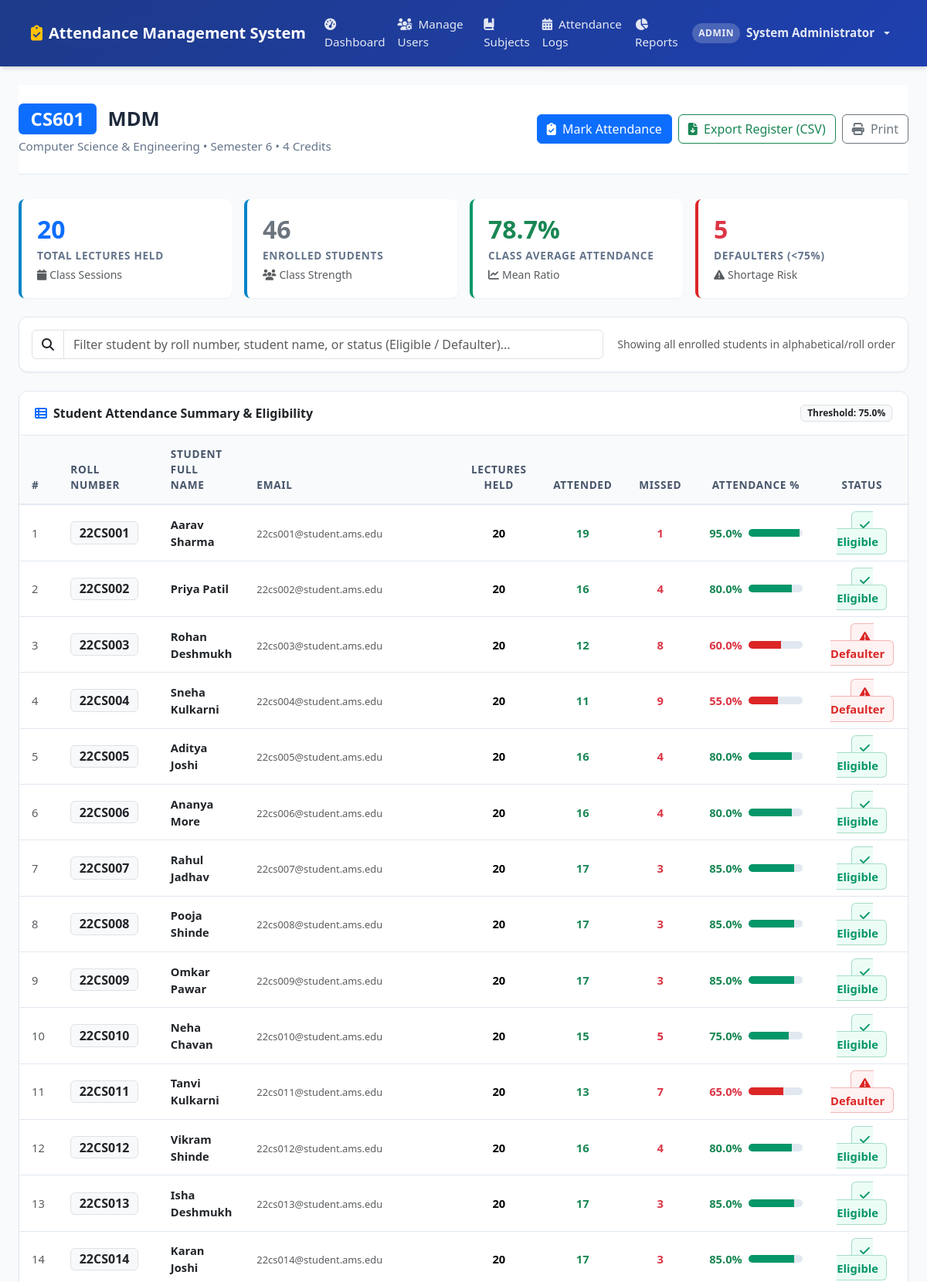
Page /faculty/subject-stats/1 (signed in, upper part) on the committed database.
### tables this page shows
CREATE TABLE subjects (
        id INTEGER PRIMARY KEY AUTOINCREMENT,
        code TEXT UNIQUE NOT NULL,
        name TEXT NOT NULL,
        department TEXT NOT NULL DEFAULT 'Computer Science & Engineering',
        semester INTEGER NOT NULL DEFAULT 6,
        credits INTEGER NOT NULL DEFAULT 4,
        created_at TIMESTAMP DEFAULT CURRENT_TIMESTAMP
    );

CREATE TABLE students (
        id INTEGER PRIMARY KEY AUTOINCREMENT,
        user_id INTEGER UNIQUE NOT NULL,
        roll_number TEXT UNIQUE NOT NULL,
        department TEXT NOT NULL DEFAULT 'Computer Science & Engineering',
        semester INTEGER NOT NULL DEFAULT 6,
        section TEXT NOT NULL DEFAULT 'A',
        batch_year TEXT NOT NULL DEFAULT '2022-2026',
        FOREIGN KEY (user_id) REFERENCES users(id) ON DELETE CASCADE
    );

### app.py (the view)
@app.route('/faculty/subject-stats/<int:subject_id>')
@role_required('faculty', 'admin')
def faculty_subject_stats(subject_id):
    subject = models.get_subject_by_id(subject_id)
    if not subject:
        flash("Subject not found.", "danger")
        return redirect(url_for('faculty_dashboard'))
    total_conducted, student_rows = models.get_subject_student_attendance_summary(subject_id)
    defaulter_count = sum(1 for s in student_rows if s['is_defaulter'])
    avg_pct = round(sum(s['percentage'] for s in student_rows) / len(student_rows), 1) if student_rows else 0.0
    return render_template(
        'faculty/subject_stats.html',
        subject=subject,
        total_conducted=total_conducted,
        student_rows=student_rows,
        defaulter_count=defaulter_count,
        avg_pct=avg_pct
    )

### app.py (called while the page is built, shortened)
def role_required(*allowed_roles):
    def decorator(f):
        @wraps(f)
        def decorated_function(*args, **kwargs):
            if 'user_id' not in session:
                flash("Please log in to access this page.", "warning")
                return redirect(url_for('login', next=request.url))
            user_role = session.get('role')
            return f(*args, **kwargs)
        return decorated_function
    return decorator

@app.context_processor
def inject_global_vars():
    return {
        'current_user': {
            'id': session.get('user_id'),
            'username': session.get('username'),
            'role': session.get('role'),
            'full_name': session.get('full_name'),
            'roll_number': session.get('roll_number'),
            'faculty_id': session.get('faculty_id')
        },
        'now': datetime.now(),
        'today_date': date.today().strftime('%Y-%m-%d'),
        'attendance_threshold': Config.ATTENDANCE_THRESHOLD
    }

### database.py (called while the page is built)
def get_db():
    if has_app_context():
        if 'db' not in g:
            g.db = sqlite3.connect(Config.DATABASE)
            g.db.row_factory = sqlite3.Row
            g.db.execute("PRAGMA foreign_keys = ON;")
        return g.db
    return get_standalone_db()

### models.py (called while the page is built)
def get_subject_by_id(subject_id):
    db = get_db()
    cursor = db.cursor()
    cursor.execute("""
        SELECT s.*, fs.faculty_id
        FROM subjects s
        LEFT JOIN faculty_subjects fs ON s.id = fs.subject_id
        WHERE s.id = ?
    """, (subject_id,))
    row = cursor.fetchone()
    return dict(row) if row else None

### templates/faculty/subject_stats.html (shortened to what this page needs)
{% extends 'base.html' %}
{% block content %}
<div class="page-header d-flex justify-content-between align-items-center flex-wrap gap-2">
    <div>
        <h1>
            <span class="badge bg-primary fs-4 me-2">{{ subject.code }}</span>
            {{ subject.name }}
        </h1>
        <p>{{ subject.department }} &bull; Semester {{ subject.semester }} &bull; {{ subject.credits }} Credits</p>
    </div>
    <div class="d-flex gap-2 no-print">
        <a href="{{ url_for('faculty_mark_attendance', subject_id=subject.id) }}" class="btn btn-primary">
            <i class="fa-solid fa-clipboard-check me-1"></i> Mark Attendance
        </a>
        <a href="{{ url_for('export_subject_csv', subject_id=subject.id) }}" class="btn btn-outline-success">
            <i class="fa-solid fa-file-arrow-down me-1"></i> Export Register (CSV)
        </a>
        <button onclick="window.print()" class="btn btn-outline-secondary">
            <i class="fa-solid fa-print me-1"></i> Print
        </button>
    </div>
</div>
<div class="row g-3 mb-4">
    <div class="col-sm-6 col-md-3">
        <div class="stat-card stat-info h-100">
            <div class="stat-value text-primary">{{ total_conducted }}</div>
            <div class="stat-label">Total Lectures Held</div>
            <div class="text-muted small mt-1"><i class="fa-solid fa-calendar me-1"></i>Class Sessions</div>
        </div>
    </div>
    <div class="col-sm-6 col-md-3">
        <div class="stat-card stat-info h-100">
            <div class="stat-value text-secondary">{{ student_rows|length }}</div>
            <div class="stat-label">Enrolled Students</div>
            <div class="text-muted small mt-1"><i class="fa-solid fa-users me-1"></i>Class Strength</div>
        </div>
    </div>
    <div class="col-sm-6 col-md-3">
        <div class="stat-card {% if total_conducted > 0 and avg_pct >= 75 %}stat-success{% elif total_conducted > 0 %}stat-danger{% else %}stat-info{% endif %} h-100">
            <div class="stat-value {% if total_conducted > 0 and avg_pct >= 75 %}text-success{% elif total_conducted > 0 %}text-danger{% else %}text-muted{% endif %}">{% if total_conducted > 0 %}{{ avg_pct }}%{% else %}N/A{% endif %}</div>
            <div class="stat-label">Class Average Attendance</div>
            <div class="text-muted small mt-1"><i class="fa-solid fa-chart-line me-1"></i>Mean Ratio</div>
        </div>
    </div>
    <div class="col-sm-6 col-md-3">
        <div class="stat-card stat-danger h-100">
            <div class="stat-value text-danger">{{ defaulter_count }}</div>
            <div class="stat-label">Defaulters (&lt;75%)</div>
            <div class="text-muted small mt-1"><i class="fa-solid fa-triangle-exclamation me-1"></i>Shortage Risk</div>
        </div>
    </div>
</div>
<div class="card mb-4 no-print">
    <div class="card-body">
        <div class="row g-3 align-items-center">
            <div class="col-md-8">
                <div class="input-group">
                    <span class="input-group-text bg-white"><i class="fa-solid fa-magnifying-glass"></i></span>
                    <input type="text"
                           class="form-control table-search-input"
                           data-table="subjectStudentsStatsTable"
                           placeholder="Filter student by roll number, student name, or status (Eligible / Defaulter)...">
                </div>
            </div>
            <div class="col-md-4 text-md-end text-muted small">
                Showing all enrolled students in alphabetical/roll order
            </div>
        </div>
    </div>
</div>
<div class="card">
    <div class="card-header bg-white d-flex justify-content-between align-items-center py-3">
        <span class="fw-bold"><i class="fa-solid fa-table-list me-2 text-primary"></i>Student Attendance Summary & Eligibility</span>
        <span class="badge bg-light text-dark border">Threshold: {{ attendance_threshold }}%</span>
    </div>
    <div class="table-responsive">
        <table class="table table-custom table-hover align-middle mb-0" id="subjectStudentsStatsTable">
            <thead>
                <tr>
                    <th style="width: 60px;">#</th>
                    <th style="width: 140px;">Roll Number</th>
                    <th>Student Full Name</th>
                    <th>Email</th>
                    <th class="text-center" style="width: 130px;">Lectures Held</th>
                    <th class="text-center" style="width: 120px;">Attended</th>
                    <th class="text-center" style="width: 120px;">Missed</th>
                    <th class="text-center" style="width: 180px;">Attendance %</th>
                    <th class="text-center" style="width: 150px;">Status</th>
                </tr>
            </thead>
            <tbody>
                {% for s in student_rows %}
                    <tr class="{% if s.is_defaulter %}table-danger-subtle{% endif %}">
                        <td class="text-muted">{{ loop.index }}</td>
                        <td>
                            <span class="badge bg-light text-dark border fs-6 fw-bold">{{ s.roll_number }}</span>
                        </td>
                        <td>
                            <div class="fw-bold text-dark">{{ s.full_name }}</div>
                        </td>
                        <td><small class="text-muted">{{ s.email }}</small></td>
                        <td class="text-center fw-bold">{{ s.total_conducted }}</td>
                        <td class="text-center text-success fw-bold">{{ s.attended }}</td>
                        <td class="text-center text-danger fw-bold">{{ s.missed }}</td>
                        <td class="text-center">
                            <div class="d-flex align-items-center justify-content-center gap-2">
                                <span class="fw-bold {% if s.percentage and s.percentage >= 75 %}text-success{% elif s.percentage is not none %}text-danger{% else %}text-muted{% endif %}">{{ s.percentage_display }}</span>
                                <div class="attendance-progress" style="width: 70px;">
                                    <div class="attendance-progress-bar {% if s.percentage and s.percentage >= 75 %}progress-safe{% else %}progress-danger{% endif %}" style="width: {{ s.percentage or 0 }}%;"></div>
                                </div>
                            </div>
                        </td>
                        <td class="text-center">
                            {% if s.total_conducted == 0 %}
                                <span class="badge bg-secondary">No Classes</span>
                            {% elif s.is_defaulter %}
                                <span class="badge-defaulter"><i class="fa-solid fa-triangle-exclamation me-1"></i>Defaulter</span>
                            {% else %}
                                <span class="badge-eligible"><i class="fa-solid fa-check me-1"></i>Eligible</span>
                            {% endif %}
                        </td>
                    </tr>
                {% endfor %}
            </tbody>
        </table>
    </div>
</div>
{% endblock %}

### static/css/style.css (style rules this page uses)
:root { --primary-color: #1e3a8a; --primary-hover: #172554; --primary-light: #eff6ff; --secondary-color: #475569; --success-color: #059669; --success-light: #ecfdf5; --danger-color: #dc2626; --danger-light: #fef2f2; --warning-color: #d97706; --warning-light: #fffbeb; --info-color: #0284c7; --bg-page: #f8fafc; --card-bg: #ffffff; --text-primary: #1e293b; --text-muted: #64748b; --border-color: #e2e8f0; --shadow-sm: 0 1px 2px 0 rgb(0 0 0 / 0.05); --shadow-md: 0 4px 6px -1px rgb(0 0 0 / 0.1), 0 2px 4px -2px rgb(0 0 0 / 0.1); --shadow-lg: 0 10px 15px -3px rgb(0 0 0 / 0.1), 0 4px 6px -4px rgb(0 0 0 / 0.1); --radius-sm: 0.375rem; --radius-md: 0.5rem; --radius-lg: 0.75rem; }
body { font-family: 'Segoe UI', system-ui, -apple-system, BlinkMacSystemFont, Roboto, sans-serif; background-color: var(--bg-page); color: var(--text-primary); min-height: 100vh; display: flex; flex-direction: column; }
.page-header { background: #ffffff; border-bottom: 1px solid var(--border-color); padding: 1.5rem 0; margin-bottom: 2rem; }
.page-header h1 { font-size: 1.6rem; font-weight: 700; color: var(--text-primary); margin-bottom: 0.25rem; }
.page-header p { color: var(--text-muted); margin-bottom: 0; font-size: 0.95rem; }
.card { border: 1px solid var(--border-color); border-radius: var(--radius-lg); box-shadow: var(--shadow-sm); background-color: var(--card-bg); transition: transform 0.2s ease, box-shadow 0.2s ease; }
.card-header { background-color: #ffffff; border-bottom: 1px solid var(--border-color); font-weight: 600; padding: 1rem 1.25rem; border-top-left-radius: var(--radius-lg) !important; border-top-right-radius: var(--radius-lg) !important; }
.stat-card { border-left: 4px solid var(--primary-color); padding: 1.25rem; background: #ffffff; border-radius: var(--radius-md); box-shadow: var(--shadow-sm); }
.stat-card.stat-success { border-left-color: var(--success-color); }
.stat-card.stat-danger { border-left-color: var(--danger-color); }
.stat-card.stat-info { border-left-color: var(--info-color); }
.stat-card .stat-value { font-size: 2rem; font-weight: 700; line-height: 1.2; margin-bottom: 0.25rem; }
.stat-card .stat-label { color: var(--text-muted); font-size: 0.85rem; text-transform: uppercase; font-weight: 600; letter-spacing: 0.05em; }
.badge-defaulter { background-color: var(--danger-light); color: var(--danger-color); border: 1px solid rgba(220, 38, 38, 0.3); font-weight: 700; padding: 0.35rem 0.65rem; border-radius: var(--radius-sm); }
.badge-eligible { background-color: var(--success-light); color: var(--success-color); border: 1px solid rgba(5, 150, 105, 0.3); font-weight: 700; padding: 0.35rem 0.65rem; border-radius: var(--radius-sm); }
.attendance-progress { height: 10px; border-radius: 9999px; background-color: #e2e8f0; overflow: hidden; }
.attendance-progress-bar { height: 100%; transition: width 0.6s ease; }
.progress-safe { background-color: var(--success-color); }
.progress-danger { background-color: var(--danger-color); }
.table-custom { background: #ffffff; border-radius: var(--radius-md); overflow: hidden; box-shadow: var(--shadow-sm); }
.table-custom th { background-color: #f8fafc; color: #475569; font-weight: 600; font-size: 0.85rem; text-transform: uppercase; letter-spacing: 0.05em; border-bottom: 2px solid var(--border-color); padding: 0.85rem 1rem; }
.table-custom td { padding: 0.85rem 1rem; vertical-align: middle; border-bottom: 1px solid var(--border-color); font-size: 0.92rem; }

### rows in the picture
subjects: code "CS601", name "MDM", department "Computer Science & Engineering", semester "6", credits "4"
students: roll_number "22CS001", full_name "Aarav Sharma", email "22cs001@student.ams.edu", total_conducted "20", attended "19", missed "1", percentage_display "95.0%", shows "Eligible"
students: roll_number "22CS002", full_name "Priya Patil", email "22cs002@student.ams.edu", total_conducted "20", attended "16", missed "4", percentage_display "80.0%", shows "Eligible"
students: roll_number "22CS003", full_name "Rohan Deshmukh", email "22cs003@student.ams.edu", total_conducted "20", attended "12", missed "8", percentage_display "60.0%", shows "Defaulter"
students: roll_number "22CS004", full_name "Sneha Kulkarni", email "22cs004@student.ams.edu", total_conducted "20", attended "11", missed "9", percentage_display "55.0%", shows "Defaulter"
students: roll_number "22CS005", full_name "Aditya Joshi", email "22cs005@student.ams.edu", total_conducted "20", attended "16", missed "4", percentage_display "80.0%", shows "Eligible"
students: roll_number "22CS006", full_name "Ananya More", email "22cs006@student.ams.edu", total_conducted "20", attended "16", missed "4", percentage_display "80.0%", shows "Eligible"
students: roll_number "22CS007", full_name "Rahul Jadhav", email "22cs007@student.ams.edu", total_conducted "20", attended "17", missed "3", percentage_display "85.0%", shows "Eligible"
students: roll_number "22CS008", full_name "Pooja Shinde", email "22cs008@student.ams.edu", total_conducted "20", attended "17", missed "3", percentage_display "85.0%", shows "Eligible"
students: roll_number "22CS009", full_name "Omkar Pawar", email "22cs009@student.ams.edu", total_conducted "20", attended "17", missed "3", percentage_display "85.0%", shows "Eligible"
students: roll_number "22CS010", full_name "Neha Chavan", email "22cs010@student.ams.edu", total_conducted "20", attended "15", missed "5", percentage_display "75.0%", shows "Eligible"
students: roll_number "22CS011", full_name "Tanvi Kulkarni", email "22cs011@student.ams.edu", total_conducted "20", attended "13", missed "7", percentage_display "65.0%", shows "Defaulter"
students: roll_number "22CS012", full_name "Vikram Shinde", email "22cs012@student.ams.edu", total_conducted "20", attended "16", missed "4", percentage_display "80.0%", shows "Eligible"
students: roll_number "22CS013", full_name "Isha Deshmukh", email "22cs013@student.ams.edu", total_conducted "20", attended "17", missed "3", percentage_display "85.0%", shows "Eligible"
students: roll_number "22CS014", full_name "Karan Joshi", email "22cs014@student.ams.edu", total_conducted "20", attended "17", missed "3", percentage_display "85.0%", shows "Eligible"

### other values in the picture
{{ current_user.role }} "ADMIN"
{{ current_user.full_name }} "System Administrator"
{{ total_conducted }} "20"
{{ student_rows|length }} "46"
{{ avg_pct }} "78.7"
{{ defaulter_count }} "5"
{{ attendance_threshold }} "75.0"
